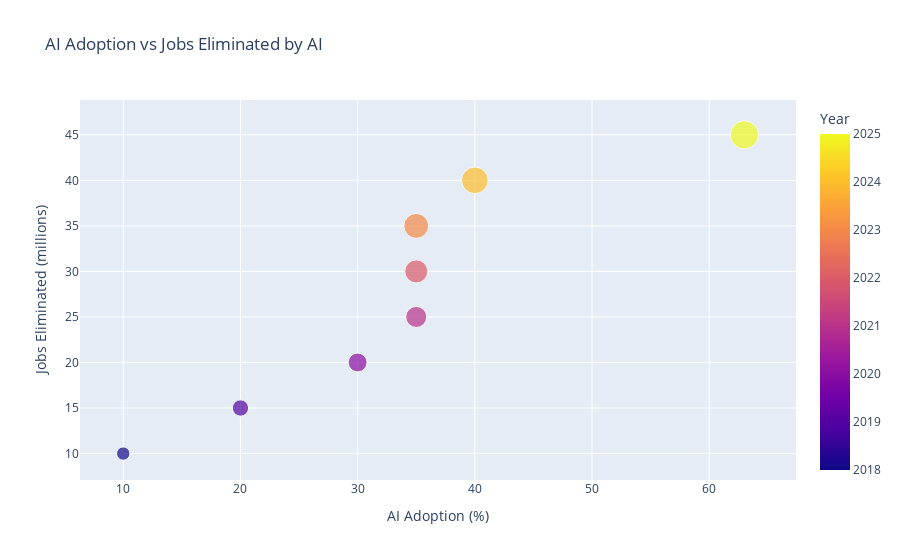

Here is the notebook cell this chart was saved with:
### Code cell
# Bubble Chart - AI Adoption vs Jobs Eliminated
bubble_fig = px.scatter(df, x='AI Adoption (%)', y='Estimated Jobs Eliminated by AI (millions)', 
                        size='Estimated Jobs Eliminated by AI (millions)', color='Year',
                        title='AI Adoption vs Jobs Eliminated by AI',
                        labels={'AI Adoption (%)': 'AI Adoption (%)', 'Estimated Jobs Eliminated by AI (millions)': 'Jobs Eliminated (millions)'})
bubble_fig.show()

### Figure 1 — Plotly figure (JSON) as saved in the notebook; plotly's stock layout.template omitted (floating-point values rounded to 4 significant figures)
{"data": [{"hovertemplate": "AI Adoption (%)=%{x}<br>Jobs Eliminated (millions)=%{marker.size}<br>Year=%{marker.color}<extra></extra>", "legendgroup": "", "marker": {"color": [2018, 2019, 2020, 2021, 2022, 2023, 2024, 2025], "coloraxis": "coloraxis", "size": [10, 15, 20, 25, 30, 35, 40, 45], "sizemode": "area", "sizeref": 0.1125, "symbol": "circle"}, "mode": "markers", "name": "", "orientation": "v", "showlegend": false, "type": "scatter", "x": [10, 20, 30, 35, 35, 35, 40, 63], "xaxis": "x", "y": [10, 15, 20, 25, 30, 35, 40, 45], "yaxis": "y"}], "layout": {"coloraxis": {"colorbar": {"title": {"text": "Year"}}, "colorscale": [[0, "#0d0887"], [0.1111, "#46039f"], [0.2222, "#7201a8"], [0.3333, "#9c179e"], [0.4444, "#bd3786"], [0.5556, "#d8576b"], [0.6667, "#ed7953"], [0.7778, "#fb9f3a"], [0.8889, "#fdca26"], [1, "#f0f921"]]}, "legend": {"itemsizing": "constant", "tracegroupgap": 0}, "title": {"text": "AI Adoption vs Jobs Eliminated by AI"}, "xaxis": {"anchor": "y", "domain": [0, 1], "title": {"text": "AI Adoption (%)"}}, "yaxis": {"anchor": "x", "domain": [0, 1], "title": {"text": "Jobs Eliminated (millions)"}}}}
